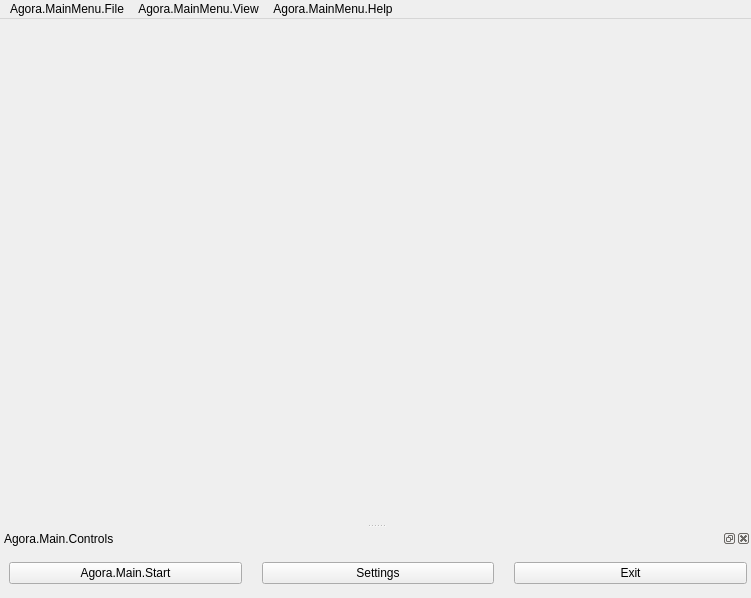
<?xml version="1.0" encoding="UTF-8"?>
<ui version="4.0">
 <author>Jim</author>
 <class>AgoraBasic</class>
 <widget class="QMainWindow" name="AgoraBasic">
  <property name="geometry">
   <rect>
    <x>0</x>
    <y>0</y>
    <width>751</width>
    <height>598</height>
   </rect>
  </property>
  <property name="sizePolicy">
   <sizepolicy hsizetype="Minimum" vsizetype="Minimum">
    <horstretch>0</horstretch>
    <verstretch>0</verstretch>
   </sizepolicy>
  </property>
  <property name="minimumSize">
   <size>
    <width>0</width>
    <height>0</height>
   </size>
  </property>
  <property name="windowTitle">
   <string>.MainWindow</string>
  </property>
  <property name="styleSheet">
   <string notr="true"/>
  </property>
  <property name="dockOptions">
   <set>QMainWindow::AllowNestedDocks|QMainWindow::AllowTabbedDocks|QMainWindow::AnimatedDocks</set>
  </property>
  <widget class="QWidget" name="centralwidget">
   <layout class="QVBoxLayout" name="verticalLayout">
    <property name="spacing">
     <number>0</number>
    </property>
    <property name="leftMargin">
     <number>0</number>
    </property>
    <property name="topMargin">
     <number>0</number>
    </property>
    <property name="rightMargin">
     <number>0</number>
    </property>
    <property name="bottomMargin">
     <number>0</number>
    </property>
    <item>
     <layout class="QHBoxLayout" name="horizontalLayout_2">
      <item>
       <layout class="QHBoxLayout" name="previewLayout">
        <property name="spacing">
         <number>2</number>
        </property>
        <item>
         <widget class="QWidget" name="previewDisabledWidget" native="true">
          <property name="sizePolicy">
           <sizepolicy hsizetype="Expanding" vsizetype="Expanding">
            <horstretch>0</horstretch>
            <verstretch>0</verstretch>
           </sizepolicy>
          </property>
          <layout class="QVBoxLayout" name="verticalLayout_7"/>
         </widget>
        </item>
        <item>
         <layout class="QVBoxLayout" name="previewTextLayout">
          <property name="spacing">
           <number>0</number>
          </property>
          <item>
           <widget class="QWidget" name="preview" native="true">
            <property name="sizePolicy">
             <sizepolicy hsizetype="Expanding" vsizetype="Expanding">
              <horstretch>0</horstretch>
              <verstretch>0</verstretch>
             </sizepolicy>
            </property>
            <property name="minimumSize">
             <size>
              <width>32</width>
              <height>32</height>
             </size>
            </property>
            <property name="focusPolicy">
             <enum>Qt::ClickFocus</enum>
            </property>
            <property name="contextMenuPolicy">
             <enum>Qt::CustomContextMenu</enum>
            </property>
            <addaction name="actionRemoveSource"/>
           </widget>
          </item>
         </layout>
        </item>
       </layout>
      </item>
     </layout>
    </item>
   </layout>
  </widget>
  <widget class="QDockWidget" name="controlsDock">
   <property name="features">
    <set>QDockWidget::AllDockWidgetFeatures</set>
   </property>
   <property name="windowTitle">
    <string>Agora.Main.Controls</string>
   </property>
   <attribute name="dockWidgetArea">
    <number>8</number>
   </attribute>
   <widget class="QWidget" name="controlsDockContents">
    <layout class="QVBoxLayout" name="buttonsVLayout">
     <property name="spacing">
      <number>2</number>
     </property>
     <property name="leftMargin">
      <number>4</number>
     </property>
     <property name="topMargin">
      <number>4</number>
     </property>
     <property name="rightMargin">
      <number>4</number>
     </property>
     <property name="bottomMargin">
      <number>4</number>
     </property>
     <item>
      <layout class="QHBoxLayout" name="horizontalLayout_AgoraControl">
       <property name="spacing">
        <number>20</number>
       </property>
       <property name="leftMargin">
        <number>5</number>
       </property>
       <property name="topMargin">
        <number>10</number>
       </property>
       <property name="bottomMargin">
        <number>10</number>
       </property>
       <item>
        <widget class="QPushButton" name="agoraSteramButton">
         <property name="enabled">
          <bool>true</bool>
         </property>
         <property name="sizePolicy">
          <sizepolicy hsizetype="Ignored" vsizetype="Fixed">
           <horstretch>0</horstretch>
           <verstretch>0</verstretch>
          </sizepolicy>
         </property>
         <property name="minimumSize">
          <size>
           <width>150</width>
           <height>0</height>
          </size>
         </property>
         <property name="text">
          <string>Agora.Main.Start</string>
         </property>
         <property name="checkable">
          <bool>true</bool>
         </property>
        </widget>
       </item>
       <item>
        <widget class="QPushButton" name="settingsButton">
         <property name="sizePolicy">
          <sizepolicy hsizetype="Ignored" vsizetype="Fixed">
           <horstretch>0</horstretch>
           <verstretch>0</verstretch>
          </sizepolicy>
         </property>
         <property name="minimumSize">
          <size>
           <width>150</width>
           <height>0</height>
          </size>
         </property>
         <property name="text">
          <string>Settings</string>
         </property>
        </widget>
       </item>
       <item>
        <widget class="QPushButton" name="exitButton">
         <property name="sizePolicy">
          <sizepolicy hsizetype="Ignored" vsizetype="Fixed">
           <horstretch>0</horstretch>
           <verstretch>0</verstretch>
          </sizepolicy>
         </property>
         <property name="minimumSize">
          <size>
           <width>150</width>
           <height>0</height>
          </size>
         </property>
         <property name="text">
          <string>Exit</string>
         </property>
        </widget>
       </item>
      </layout>
     </item>
     <item>
      <spacer name="expVSpacer">
       <property name="orientation">
        <enum>Qt::Vertical</enum>
       </property>
       <property name="sizeHint" stdset="0">
        <size>
         <width>0</width>
         <height>0</height>
        </size>
       </property>
      </spacer>
     </item>
    </layout>
   </widget>
  </widget>
  <widget class="QMenuBar" name="menubar">
   <property name="geometry">
    <rect>
     <x>0</x>
     <y>0</y>
     <width>751</width>
     <height>22</height>
    </rect>
   </property>
   <widget class="QMenu" name="menu_File">
    <property name="title">
     <string>Agora.MainMenu.File</string>
    </property>
    <addaction name="action_Settings"/>
    <addaction name="actionShowSettingsFolder"/>
    <addaction name="actionShowProfileFolder"/>
    <addaction name="separator"/>
    <addaction name="actionAlwaysOnTop"/>
    <addaction name="separator"/>
    <addaction name="actionE_xit"/>
   </widget>
   <widget class="QMenu" name="menuBasic_MainMenu_Help">
    <property name="title">
     <string>Agora.MainMenu.Help</string>
    </property>
    <widget class="QMenu" name="menuLogFiles">
     <property name="title">
      <string>Basic.MainMenu.Help.Logs</string>
     </property>
     <addaction name="actionShowLogs"/>
     <addaction name="actionUploadCurrentLog"/>
     <addaction name="actionUploadLastLog"/>
     <addaction name="actionViewCurrentLog"/>
    </widget>
    <widget class="QMenu" name="menuCrashLogs">
     <property name="title">
      <string>Basic.MainMenu.Help.CrashLogs</string>
     </property>
     <addaction name="actionShowCrashLogs"/>
     <addaction name="actionUploadLastCrashLog"/>
    </widget>
    <addaction name="actionHelpPortal"/>
    <addaction name="actionWebsite"/>
    <addaction name="actionDiscord"/>
    <addaction name="separator"/>
    <addaction name="menuLogFiles"/>
    <addaction name="menuCrashLogs"/>
    <addaction name="separator"/>
    <addaction name="actionCheckForUpdates"/>
    <addaction name="actionShowAbout"/>
    <addaction name="separator"/>
   </widget>
   <widget class="QMenu" name="viewMenu">
    <property name="title">
     <string>Agora.MainMenu.View</string>
    </property>
    <action name="actionFullscreenInterface">
     <property name="text">
      <string>Basic.MainMenu.View.Fullscreen.Interface</string>
     </property>
     <property name="shortcut">
      <string>F11</string>
     </property>
    </action>
    <addaction name="actionFullscreenInterface"/>
    <addaction name="separator"/>
    <addaction name="toggleListboxToolbars"/>
    <addaction name="toggleStatusBar"/>
    <addaction name="separator"/>
   </widget>
   <addaction name="menu_File"/>
   <addaction name="viewMenu"/>
   <addaction name="menuBasic_MainMenu_Help"/>
  </widget>
  <action name="actionAddScene">
   <property name="icon">
    <iconset>
     <normaloff>:/res/images/add.png</normaloff>:/res/images/add.png</iconset>
   </property>
   <property name="text">
    <string>Add</string>
   </property>
   <property name="themeID" stdset="0">
    <string notr="true">addIconSmall</string>
   </property>
  </action>
  <action name="actionAddSource">
   <property name="icon">
    <iconset>
     <normaloff>:/res/images/add.png</normaloff>:/res/images/add.png</iconset>
   </property>
   <property name="text">
    <string>Add</string>
   </property>
   <property name="themeID" stdset="0">
    <string notr="true">addIconSmall</string>
   </property>
  </action>
  <action name="actionRemoveScene">
   <property name="icon">
    <iconset>
     <normaloff>:/res/images/list_remove.png</normaloff>:/res/images/list_remove.png</iconset>
   </property>
   <property name="text">
    <string>Remove</string>
   </property>
   <property name="shortcut">
    <string>Del</string>
   </property>
   <property name="shortcutContext">
    <enum>Qt::WidgetWithChildrenShortcut</enum>
   </property>
   <property name="themeID" stdset="0">
    <string notr="true">removeIconSmall</string>
   </property>
  </action>
  <action name="actionRemoveSource">
   <property name="icon">
    <iconset>
     <normaloff>:/res/images/list_remove.png</normaloff>:/res/images/list_remove.png</iconset>
   </property>
   <property name="text">
    <string>Remove</string>
   </property>
   <property name="shortcut">
    <string>Del</string>
   </property>
   <property name="shortcutContext">
    <enum>Qt::WidgetWithChildrenShortcut</enum>
   </property>
   <property name="themeID" stdset="0">
    <string notr="true">removeIconSmall</string>
   </property>
  </action>
  <action name="actionSourceProperties">
   <property name="enabled">
    <bool>true</bool>
   </property>
   <property name="icon">
    <iconset>
     <normaloff>:/res/images/properties.png</normaloff>:/res/images/properties.png</iconset>
   </property>
   <property name="text">
    <string>Properties</string>
   </property>
   <property name="themeID" stdset="0">
    <string notr="true">propertiesIconSmall</string>
   </property>
  </action>
  <action name="actionSceneUp">
   <property name="icon">
    <iconset>
     <normaloff>:/res/images/up.png</normaloff>:/res/images/up.png</iconset>
   </property>
   <property name="text">
    <string>MoveUp</string>
   </property>
   <property name="themeID" stdset="0">
    <string notr="true">upArrowIconSmall</string>
   </property>
  </action>
  <action name="actionSourceUp">
   <property name="enabled">
    <bool>true</bool>
   </property>
   <property name="icon">
    <iconset>
     <normaloff>:/res/images/up.png</normaloff>:/res/images/up.png</iconset>
   </property>
   <property name="text">
    <string>MoveUp</string>
   </property>
   <property name="themeID" stdset="0">
    <string notr="true">upArrowIconSmall</string>
   </property>
  </action>
  <action name="actionSceneDown">
   <property name="icon">
    <iconset>
     <normaloff>:/res/images/down.png</normaloff>:/res/images/down.png</iconset>
   </property>
   <property name="text">
    <string>MoveDown</string>
   </property>
   <property name="themeID" stdset="0">
    <string notr="true">downArrowIconSmall</string>
   </property>
  </action>
  <action name="actionSourceDown">
   <property name="enabled">
    <bool>true</bool>
   </property>
   <property name="icon">
    <iconset>
     <normaloff>:/res/images/down.png</normaloff>:/res/images/down.png</iconset>
   </property>
   <property name="text">
    <string>MoveDown</string>
   </property>
   <property name="themeID" stdset="0">
    <string notr="true">downArrowIconSmall</string>
   </property>
  </action>
  <action name="actionShow_Recordings">
   <property name="text">
    <string>Basic.MainMenu.File.ShowRecordings</string>
   </property>
  </action>
  <action name="actionRemux">
   <property name="text">
    <string>Basic.MainMenu.File.Remux</string>
   </property>
  </action>
  <action name="action_Settings">
   <property name="text">
    <string>Basic.MainMenu.File.Settings</string>
   </property>
  </action>
  <action name="actionE_xit">
   <property name="text">
    <string>Basic.MainMenu.File.Exit</string>
   </property>
  </action>
  <action name="actionShowLogs">
   <property name="text">
    <string>Basic.MainMenu.Help.Logs.ShowLogs</string>
   </property>
  </action>
  <action name="actionUploadLastLog">
   <property name="text">
    <string>Basic.MainMenu.Help.Logs.UploadLastLog</string>
   </property>
  </action>
  <action name="actionUploadCurrentLog">
   <property name="text">
    <string>Basic.MainMenu.Help.Logs.UploadCurrentLog</string>
   </property>
  </action>
  <action name="actionViewCurrentLog">
   <property name="text">
    <string>Basic.MainMenu.Help.Logs.ViewCurrentLog</string>
   </property>
  </action>
  <action name="actionUndo">
   <property name="enabled">
    <bool>false</bool>
   </property>
   <property name="text">
    <string>Basic.MainMenu.Edit.Undo</string>
   </property>
  </action>
  <action name="actionRedo">
   <property name="enabled">
    <bool>false</bool>
   </property>
   <property name="text">
    <string>Basic.MainMenu.Edit.Redo</string>
   </property>
  </action>
  <action name="actionEditTransform">
   <property name="text">
    <string>Basic.MainMenu.Edit.Transform.EditTransform</string>
   </property>
   <property name="shortcut">
    <string>Ctrl+E</string>
   </property>
  </action>
  <action name="actionCopyTransform">
   <property name="text">
    <string>Basic.MainMenu.Edit.Transform.CopyTransform</string>
   </property>
  </action>
  <action name="actionPasteTransform">
   <property name="enabled">
    <bool>false</bool>
   </property>
   <property name="text">
    <string>Basic.MainMenu.Edit.Transform.PasteTransform</string>
   </property>
  </action>
  <action name="actionRotate90CW">
   <property name="text">
    <string>Basic.MainMenu.Edit.Transform.Rotate90CW</string>
   </property>
  </action>
  <action name="actionRotate90CCW">
   <property name="text">
    <string>Basic.MainMenu.Edit.Transform.Rotate90CCW</string>
   </property>
  </action>
  <action name="actionRotate180">
   <property name="text">
    <string>Basic.MainMenu.Edit.Transform.Rotate180</string>
   </property>
  </action>
  <action name="actionFitToScreen">
   <property name="text">
    <string>Basic.MainMenu.Edit.Transform.FitToScreen</string>
   </property>
   <property name="shortcut">
    <string>Ctrl+F</string>
   </property>
  </action>
  <action name="actionStretchToScreen">
   <property name="text">
    <string>Basic.MainMenu.Edit.Transform.StretchToScreen</string>
   </property>
   <property name="shortcut">
    <string>Ctrl+S</string>
   </property>
  </action>
  <action name="actionResetTransform">
   <property name="text">
    <string>Basic.MainMenu.Edit.Transform.ResetTransform</string>
   </property>
   <property name="shortcut">
    <string>Ctrl+R</string>
   </property>
  </action>
  <action name="actionCenterToScreen">
   <property name="text">
    <string>Basic.MainMenu.Edit.Transform.CenterToScreen</string>
   </property>
   <property name="shortcut">
    <string>Ctrl+D</string>
   </property>
  </action>
  <action name="actionVerticalCenter">
   <property name="text">
    <string>Basic.MainMenu.Edit.Transform.VerticalCenter</string>
   </property>
  </action>
  <action name="actionHorizontalCenter">
   <property name="text">
    <string>Basic.MainMenu.Edit.Transform.HorizontalCenter</string>
   </property>
  </action>
  <action name="actionFlipHorizontal">
   <property name="text">
    <string>Basic.MainMenu.Edit.Transform.FlipHorizontal</string>
   </property>
  </action>
  <action name="actionFlipVertical">
   <property name="text">
    <string>Basic.MainMenu.Edit.Transform.FlipVertical</string>
   </property>
  </action>
  <action name="actionMoveUp">
   <property name="text">
    <string>Basic.MainMenu.Edit.Order.MoveUp</string>
   </property>
   <property name="shortcut">
    <string>Ctrl+Up</string>
   </property>
  </action>
  <action name="actionMoveDown">
   <property name="text">
    <string>Basic.MainMenu.Edit.Order.MoveDown</string>
   </property>
   <property name="shortcut">
    <string>Ctrl+Down</string>
   </property>
  </action>
  <action name="actionMoveToTop">
   <property name="text">
    <string>Basic.MainMenu.Edit.Order.MoveToTop</string>
   </property>
   <property name="shortcut">
    <string>Ctrl+Home</string>
   </property>
  </action>
  <action name="actionMoveToBottom">
   <property name="text">
    <string>Basic.MainMenu.Edit.Order.MoveToBottom</string>
   </property>
   <property name="shortcut">
    <string>Ctrl+End</string>
   </property>
  </action>
  <action name="actionCheckForUpdates">
   <property name="text">
    <string>Basic.MainMenu.Help.CheckForUpdates</string>
   </property>
  </action>
  <action name="actionInteract">
   <property name="text">
    <string>Interact</string>
   </property>
  </action>
  <action name="actionAdvAudioProperties">
   <property name="text">
    <string>Basic.MainMenu.Edit.AdvAudio</string>
   </property>
  </action>
  <action name="actionWebsite">
   <property name="text">
    <string>Basic.MainMenu.Help.Website</string>
   </property>
  </action>
  <action name="actionNewSceneCollection">
   <property name="text">
    <string>New</string>
   </property>
  </action>
  <action name="actionDupSceneCollection">
   <property name="text">
    <string>Duplicate</string>
   </property>
  </action>
  <action name="actionRenameSceneCollection">
   <property name="text">
    <string>Rename</string>
   </property>
  </action>
  <action name="actionRemoveSceneCollection">
   <property name="text">
    <string>Remove</string>
   </property>
  </action>
  <action name="actionImportSceneCollection">
   <property name="text">
    <string>Import</string>
   </property>
  </action>
  <action name="actionExportSceneCollection">
   <property name="text">
    <string>Export</string>
   </property>
  </action>
  <action name="actionNewProfile">
   <property name="text">
    <string>New</string>
   </property>
  </action>
  <action name="actionDupProfile">
   <property name="text">
    <string>Duplicate</string>
   </property>
  </action>
  <action name="actionRenameProfile">
   <property name="text">
    <string>Rename</string>
   </property>
  </action>
  <action name="actionRemoveProfile">
   <property name="text">
    <string>Remove</string>
   </property>
  </action>
  <action name="actionImportProfile">
   <property name="text">
    <string>Import</string>
   </property>
  </action>
  <action name="actionExportProfile">
   <property name="text">
    <string>Export</string>
   </property>
  </action>
  <action name="actionShowSettingsFolder">
   <property name="text">
    <string>Basic.MainMenu.File.ShowSettingsFolder</string>
   </property>
  </action>
  <action name="actionShowProfileFolder">
   <property name="text">
    <string>Basic.MainMenu.File.ShowProfileFolder</string>
   </property>
  </action>
  <action name="actionAlwaysOnTop">
   <property name="checkable">
    <bool>true</bool>
   </property>
   <property name="text">
    <string>Basic.MainMenu.AlwaysOnTop</string>
   </property>
  </action>
  <action name="toggleListboxToolbars">
   <property name="checkable">
    <bool>true</bool>
   </property>
   <property name="checked">
    <bool>true</bool>
   </property>
   <property name="text">
    <string>Basic.MainMenu.View.ListboxToolbars</string>
   </property>
  </action>
  <action name="toggleStatusBar">
   <property name="checkable">
    <bool>true</bool>
   </property>
   <property name="checked">
    <bool>true</bool>
   </property>
   <property name="text">
    <string>Basic.MainMenu.View.StatusBar</string>
   </property>
  </action>
  <action name="actionLockPreview">
   <property name="checkable">
    <bool>true</bool>
   </property>
   <property name="text">
    <string>Basic.MainMenu.Edit.LockPreview</string>
   </property>
  </action>
  <action name="actionScaleWindow">
   <property name="checkable">
    <bool>true</bool>
   </property>
   <property name="text">
    <string>Basic.MainMenu.Edit.Scale.Window</string>
   </property>
  </action>
  <action name="actionScaleCanvas">
   <property name="checkable">
    <bool>true</bool>
   </property>
   <property name="text">
    <string>Basic.MainMenu.Edit.Scale.Canvas</string>
   </property>
  </action>
  <action name="actionScaleOutput">
   <property name="checkable">
    <bool>true</bool>
   </property>
   <property name="text">
    <string>Basic.MainMenu.Edit.Scale.Output</string>
   </property>
  </action>
  <action name="actionPasteDup">
   <property name="text">
    <string>PasteDuplicate</string>
   </property>
  </action>
  <action name="autoConfigure2">
   <property name="text">
    <string>Basic.AutoConfig</string>
   </property>
  </action>
  <action name="autoConfigure">
   <property name="text">
    <string>Basic.AutoConfig</string>
   </property>
  </action>
  <action name="stats">
   <property name="text">
    <string>Basic.Stats</string>
   </property>
  </action>
  <action name="resetUI">
   <property name="text">
    <string>Basic.MainMenu.View.Docks.ResetUI</string>
   </property>
  </action>
  <action name="lockUI">
   <property name="checkable">
    <bool>true</bool>
   </property>
   <property name="checked">
    <bool>true</bool>
   </property>
   <property name="text">
    <string>Basic.MainMenu.View.Docks.LockUI</string>
   </property>
  </action>
  <action name="toggleScenes">
   <property name="checkable">
    <bool>true</bool>
   </property>
   <property name="checked">
    <bool>true</bool>
   </property>
   <property name="text">
    <string>Basic.Main.Scenes</string>
   </property>
  </action>
  <action name="toggleSources">
   <property name="checkable">
    <bool>true</bool>
   </property>
   <property name="checked">
    <bool>true</bool>
   </property>
   <property name="text">
    <string>Basic.Main.Sources</string>
   </property>
  </action>
  <action name="toggleMixer">
   <property name="checkable">
    <bool>true</bool>
   </property>
   <property name="checked">
    <bool>true</bool>
   </property>
   <property name="text">
    <string>Mixer</string>
   </property>
  </action>
  <action name="toggleTransitions">
   <property name="checkable">
    <bool>true</bool>
   </property>
   <property name="checked">
    <bool>true</bool>
   </property>
   <property name="text">
    <string>Basic.SceneTransitions</string>
   </property>
  </action>
  <action name="toggleControls">
   <property name="checkable">
    <bool>true</bool>
   </property>
   <property name="checked">
    <bool>true</bool>
   </property>
   <property name="text">
    <string>Basic.Main.Controls</string>
   </property>
  </action>
  <action name="actionHelpPortal">
   <property name="text">
    <string>Basic.MainMenu.Help.HelpPortal</string>
   </property>
  </action>
  <action name="actionShowCrashLogs">
   <property name="text">
    <string>Basic.MainMenu.Help.CrashLogs.ShowLogs</string>
   </property>
  </action>
  <action name="actionUploadLastCrashLog">
   <property name="text">
    <string>Basic.MainMenu.Help.CrashLogs.UploadLastLog</string>
   </property>
  </action>
  <action name="actionDiscord">
   <property name="text">
    <string>Basic.MainMenu.Help.Discord</string>
   </property>
  </action>
  <action name="toggleStats">
   <property name="checkable">
    <bool>true</bool>
   </property>
   <property name="checked">
    <bool>true</bool>
   </property>
   <property name="text">
    <string>Basic.Stats</string>
   </property>
  </action>
  <action name="actionShowAbout">
   <property name="text">
    <string>Basic.MainMenu.Help.About</string>
   </property>
  </action>
  <action name="toggleSourceIcons">
   <property name="checkable">
    <bool>true</bool>
   </property>
   <property name="checked">
    <bool>true</bool>
   </property>
   <property name="text">
    <string>Basic.MainMenu.View.SourceIcons</string>
   </property>
  </action>
  <action name="toggleContextToolbars">
   <property name="checkable">
    <bool>true</bool>
   </property>
   <property name="text">
    <string>Basic.MainMenu.View.Toolbars.Context</string>
   </property>
  </action>
  <action name="toggleContextBar">
   <property name="checkable">
    <bool>true</bool>
   </property>
   <property name="checked">
    <bool>true</bool>
   </property>
   <property name="text">
    <string>Basic.MainMenu.View.ContextBar</string>
   </property>
  </action>
 </widget>
 <resources/>
 <connections>
  <connection>
   <sender>actionE_xit</sender>
   <signal>triggered()</signal>
   <receiver>AgoraBasic</receiver>
   <slot>close()</slot>
   <hints>
    <hint type="sourcelabel">
     <x>-1</x>
     <y>-1</y>
    </hint>
    <hint type="destinationlabel">
     <x>463</x>
     <y>351</y>
    </hint>
   </hints>
  </connection>
  <connection>
   <sender>exitButton</sender>
   <signal>clicked()</signal>
   <receiver>AgoraBasic</receiver>
   <slot>close()</slot>
   <hints>
    <hint type="sourcelabel">
     <x>976</x>
     <y>601</y>
    </hint>
    <hint type="destinationlabel">
     <x>862</x>
     <y>-11</y>
    </hint>
   </hints>
  </connection>
 </connections>
</ui>
